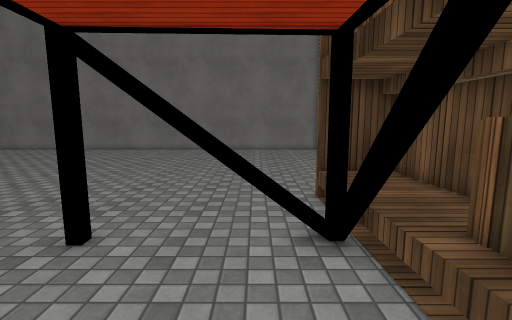
[1] (above)

19 first-person views from a walk through a 3-D level made in the Unity game engine. The camera is 1.5 m above the floor, tilts 8° down and sees 85° across. The floor is counted in squares, 0.5 m on a side. Each view is taken from the middle of a square. On the plan, view 1 faces up. The plan holds only what a view shows up to about 20 squares ahead; the rest is blank. The place goes on beyond the plan. Some surface patterns are stand-ins.

[2]
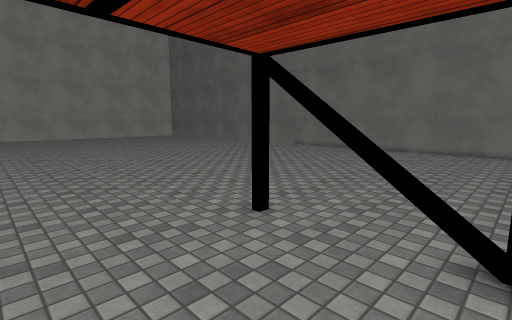

[3]
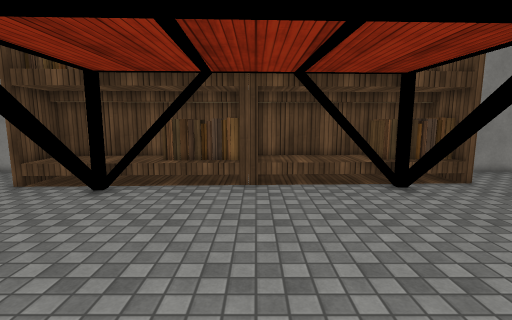

[4]
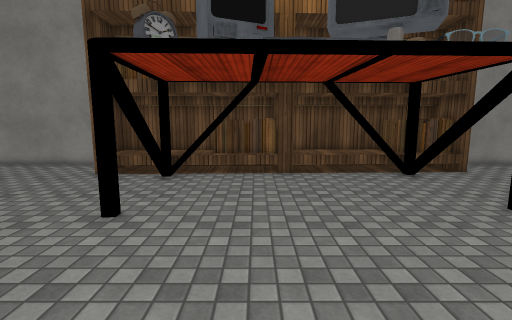

[5]
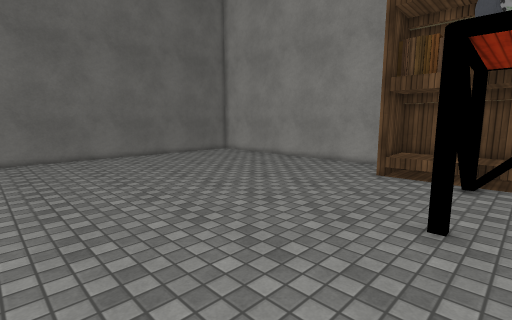

[6]
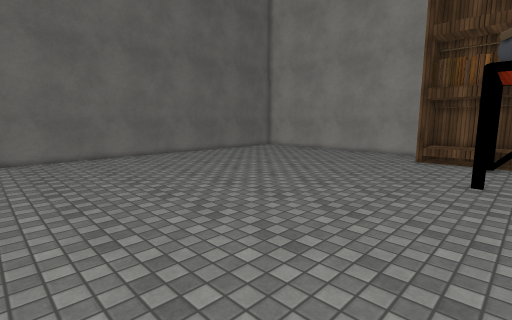

[7]
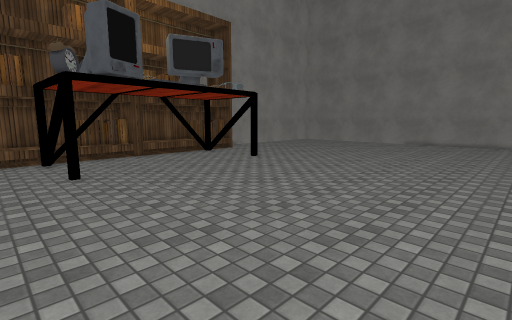

[8]
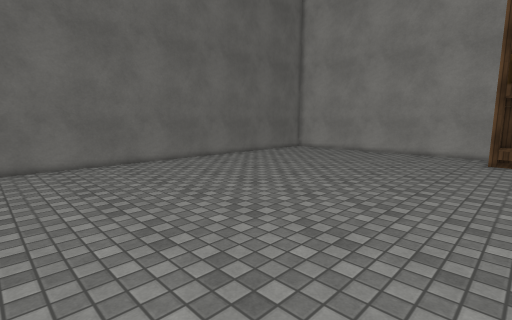

[9]
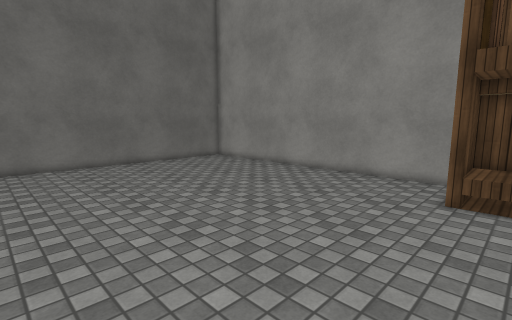

[10]
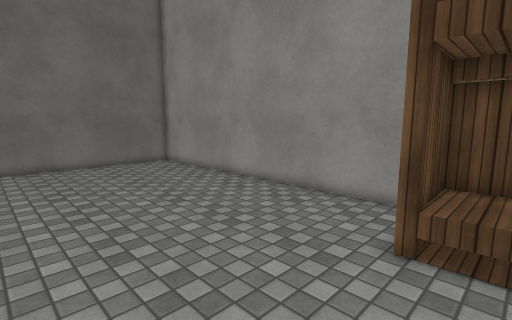

[11]
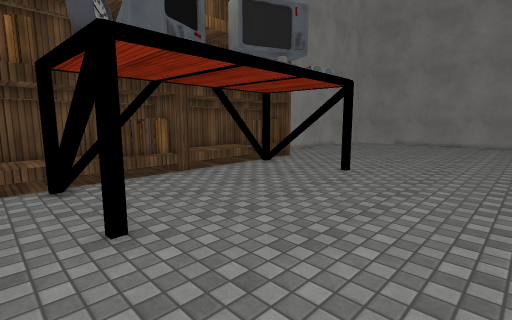

[12]
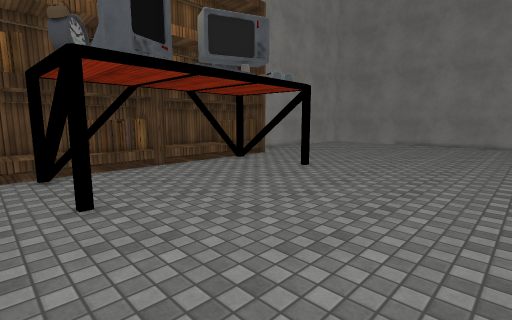

[13]
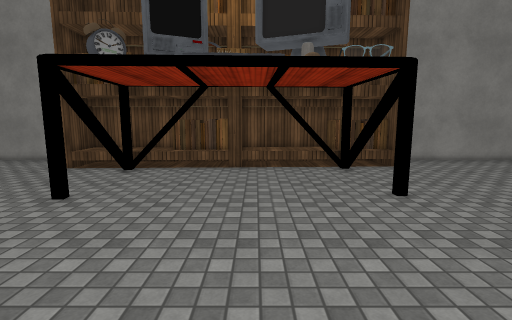

[14]
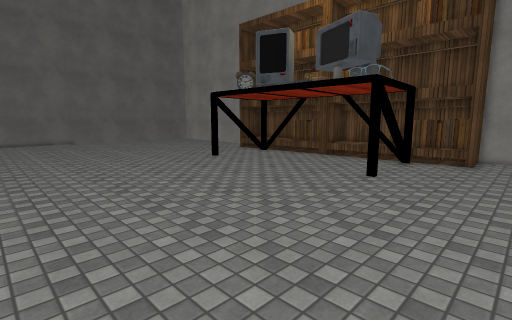

[15]
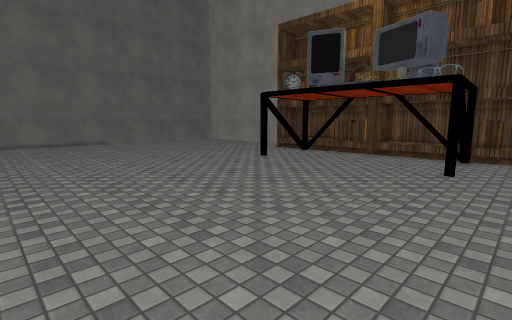

[16]
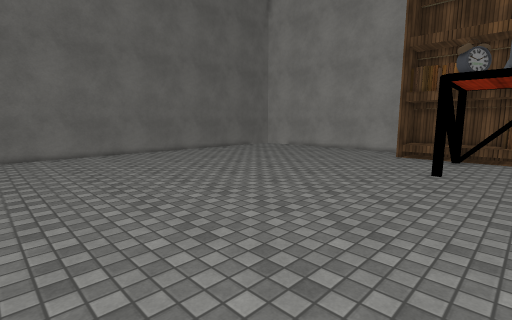

[17]
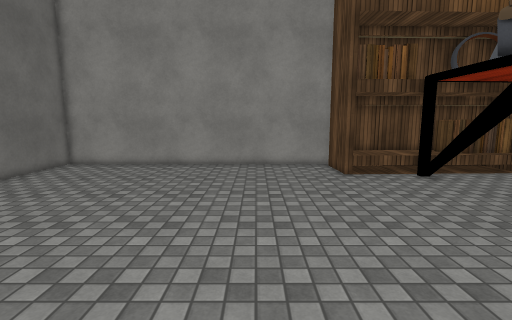

[18]
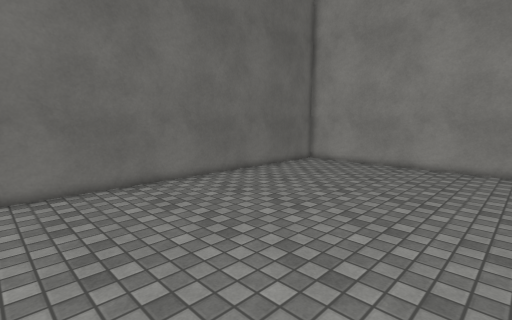

[19]
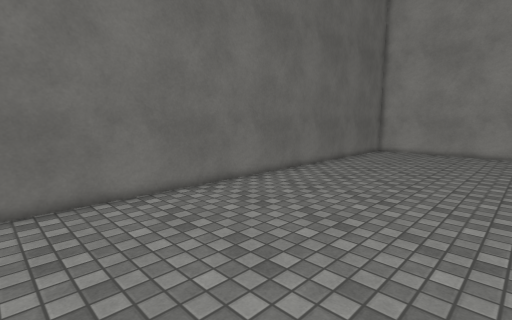

### Floor plan
Key: @ floor where view 1 was taken; # wall or solid block; . main floor; : floor 0.5 m higher than the main floor; B bookshelf; O other object.
Columns run from 22 left of view 1 to 6 right of it. Each row starts with its distance up from view 1.
 29 #############################
 28 ............................#
 27 ............................#
 26 ............................#
 25 ............................#
 24 ............................#
 23 ............................#
 22  ...........................#
 21  ...........................#
 20  ...........................#
 19  ...........................#
 18 ............................#
 17 ............................#
 16 ............................#
 15 ............................#
 14 ............................#
 13 ............................#
 12 ............................#
 11 ........................B####
 10 .........................: B
  9 .........................: B
  8 .........................: B
  7  .................#OOOOO#: B
  6  ...................O...O: B
  5  .......................O:BB
  4 ........................O:BB
  3 ........................O:BB#
  2 .........................:BB#
  1 .........................#B##
  0 ......................@..####
 -1 .........................O B#
 -2 .........................O B#
 -3 ........................OO B#
 -4 ........................OO B#
 -5 ........................OO B#
 -6  .....................O.O BB#
 -7   ................#.OOOOOOBB#
 -8   ........................BB#
 -9   ........................BB#
-10 . ........................###
-11   ..........................#
-12   ..........................#
-13   ..... ..........  ........#

Where each view was taken, in squares from view 1:
view 1: 0 up, 0 right, facing up
view 2: 0 up, 2 right, facing up-left
view 3: 0 up, 10 left, facing right
view 4: 2 up, 13 left, facing right
view 5: 5 up, 13 left, facing up-right
view 6: 5 up, 20 left, facing up-right
view 7: 10 up, 21 left, facing down-right
view 8: 9 up, 21 left, facing up-right
view 9: 9 up, 9 left, facing up-right
view 10: 9 up, 4 left, facing up-right
view 11: 9 up, 12 left, facing down-right
view 12: 9 up, 15 left, facing down-right
view 13: 1 down, 15 left, facing right
view 14: 13 down, 19 left, facing up-right
view 15: 10 down, 22 left, facing up-right
view 16: 3 up, 22 left, facing up-right
view 17: 16 up, 13 left, facing right
view 18: 16 up, 13 left, facing up-right
view 19: 18 up, 22 left, facing up-right
